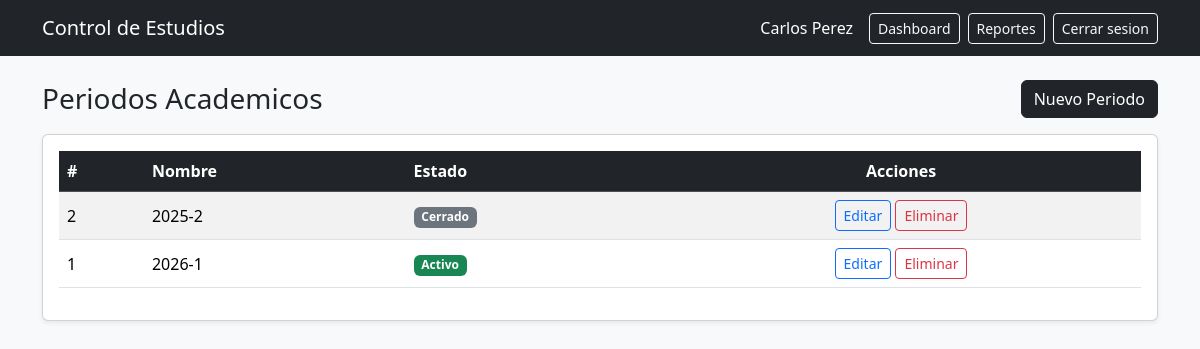
Screenshot of /periodo/index (signed in) with the database file from the repository.
### tables this page shows
CREATE TABLE periodos (
    id INT AUTO_INCREMENT PRIMARY KEY,
    nombre VARCHAR(20) NOT NULL UNIQUE,
    estado ENUM('activo', 'cerrado') NOT NULL DEFAULT 'activo',
    created_at TIMESTAMP DEFAULT CURRENT_TIMESTAMP
);

### app/Controllers/PeriodoController.php (called while the page is built, shortened)
<?php
class PeriodoController
{
    private Periodo $model;
    public function __construct()
    {
        $database = new Database();
        $this->model = new Periodo($database->getConnection());
    }
    public function index(): void
    {
        $periodos = $this->model->obtenerTodos();
        require_once __DIR__ . '/../Views/periodo/index.php';
    }
}

### public/index.php (called while the page is built, shortened)
<?php
$uriSolicitada = parse_url($_SERVER['REQUEST_URI'], PHP_URL_PATH);
$uriDecodificada = urldecode($uriSolicitada);
if (BASE_URL !== '/') {
    $rutaRelativa = str_replace(BASE_URL, '', $uriDecodificada);
} else {
    $rutaRelativa = $uriDecodificada;
}
$rutaRelativa = '/' . ltrim($rutaRelativa, '/');
$uriLimpia = trim($rutaRelativa, '/');
$segmentos = $uriLimpia !== '' ? explode('/', $uriLimpia) : [];
$actionR = $segmentos[1] ?? 'login';
$action = ctype_alnum($actionR) ? $actionR : null;
spl_autoload_register(function ($clase) {
    $prefijo = 'App\\';
    $dir_base = __DIR__ . '/../app/';
    $longitud = strlen($prefijo);
    $clase_relativa = substr($clase, $longitud);
    $archivo = $dir_base . str_replace('\\', '/', $clase_relativa) . '.php';
});
$instanciaControlador = new $nombreClaseControlador();
$instanciaControlador->$action();

### app/Config/Database.php (called while the page is built, shortened)
<?php
class Database
{
    private $host = '127.0.0.1';
    private $db   = 'controlEstudios';
    private $user = 'root';
    private $pass = '';
    private $charset = 'utf8mb4';
    private $pdo;
    private function connect()
    {
        $dsn = "mysql:host={$this->host};dbname={$this->db};charset={$this->charset}";
        $options = [
            PDO::ATTR_ERRMODE            => PDO::ERRMODE_EXCEPTION,
            PDO::ATTR_DEFAULT_FETCH_MODE => PDO::FETCH_ASSOC,
            PDO::ATTR_EMULATE_PREPARES   => false,
        ];
        try {
            $this->pdo = new PDO($dsn, $this->user, $this->pass, $options);
        } catch (PDOException $e) {
            throw new PDOException("Error de conexion: " . $e->getMessage(), (int)$e->getCode());
        }
    }
    public function getConnection()
    {
        return $this->pdo;
    }
}

### app/Models/Periodo.php (called while the page is built, shortened)
<?php
class Periodo
{
    private PDO $db;
    public function __construct(PDO $db)
    {
        $this->db = $db;
    }
    public function obtenerTodos(): array
    {
        $stmt = $this->db->query("
            SELECT *
            FROM periodos
            ORDER BY id DESC
        ");
        return $stmt->fetchAll(PDO::FETCH_ASSOC);
    }
}

### app/Views/periodo/index.php (the view, shortened to what this page needs)
<?php
require __DIR__ . '/../partials/header.php';
?>
<body class="bg-light">
    <nav class="navbar navbar-dark bg-dark">
        <div class="container">
            <a class="navbar-brand" href="<?= BASE_URL ?>dashboard/index">
                Control de Estudios
            </a>
            <div class="d-flex align-items-center">
                <span class="text-white me-3">
                    <?= htmlspecialchars($_SESSION['nombre'] ?? 'Usuario') ?>
                </span>
                <a href="<?= BASE_URL ?>dashboard/index" class="btn btn-outline-light btn-sm me-2">
                    Dashboard
                </a>
                <a href="<?= BASE_URL ?>reporte/index" class="btn btn-outline-light btn-sm me-2">
                    Reportes
                </a>
                <a href="<?= BASE_URL ?>auth/logout" class="btn btn-outline-light btn-sm">
                    Cerrar sesion
                </a>
            </div>
        </div>
    </nav>
    <div class="container mt-4">
        <div class="d-flex justify-content-between align-items-center mb-3">
            <h3 class="mb-0">Periodos Academicos</h3>
            <button type="button" class="btn btn-dark" id="btnNuevoPeriodo">
                Nuevo Periodo
            </button>
        </div>
        <div class="card shadow-sm">
            <div class="card-body">
                <div class="table-responsive">
                    <table class="table table-striped table-hover align-middle">
                        <thead class="table-dark">
                            <tr>
                                <th>#</th>
                                <th>Nombre</th>
                                <th>Estado</th>
                                <th class="text-center">Acciones</th>
                            </tr>
                        </thead>
                        <tbody>
                            <?php if (empty($periodos)): ?>
                                <tr>
                                    <td colspan="4" class="text-center text-muted py-4">
                                        No hay periodos registrados
                                    </td>
                                </tr>
                            <?php else: ?>
                                <?php foreach ($periodos as $periodo): ?>
                                    <tr>
                                        <td><?= htmlspecialchars($periodo['id']) ?></td>
                                        <td><?= htmlspecialchars($periodo['nombre']) ?></td>
                                        <td>
                                            <?php if ($periodo['estado'] === 'activo'): ?>
                                                <span class="badge bg-success">Activo</span>
                                            <?php else: ?>
                                                <span class="badge bg-secondary">Cerrado</span>
                                            <?php endif; ?>
                                        </td>
                                        <td class="text-center">
                                            <button type="button"
                                                    class="btn btn-sm btn-outline-primary js-editar-periodo"
                                                    data-id="<?= htmlspecialchars($periodo['id']) ?>"
                                                    data-nombre="<?= htmlspecialchars($periodo['nombre']) ?>"
                                                    data-estado="<?= htmlspecialchars($periodo['estado']) ?>">
                                                Editar
                                            </button>
                                            <button type="button"
                                                    class="btn btn-sm btn-outline-danger js-eliminar-periodo"
                                                    data-id="<?= htmlspecialchars($periodo['id']) ?>"
                                                    data-nombre="<?= htmlspecialchars($periodo['nombre']) ?>">
                                                Eliminar
                                            </button>
                                        </td>
                                    </tr>
                                <?php endforeach; ?>
                            <?php endif; ?>
                        </tbody>
                    </table>
                </div>
            </div>
        </div>
    </div>
</body>
</html>

### rows the page displays
periodos: id "2", nombre "2025-2", estado "Cerrado"
periodos: id "1", nombre "2026-1", estado "Activo"

### other values shown
$_SESSION['nombre'] "Carlos Perez"
